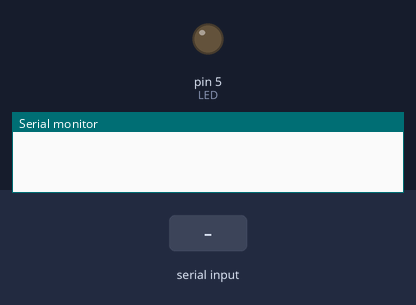
Bench run of a sketch on a simulated Arduino Uno, built with avr-gcc and run on an emulated ATmega328P. Shown: output pins drawn as LEDs (lit = HIGH), the last lines printed to the serial monitor. The test bench sets the inputs (shaded band).

Above: at 1.2 s.
1.3 s: "W" received over Serial
At 2.5 s:
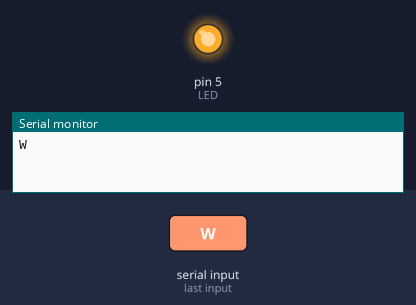
2.8 s: "w" received over Serial
At 3.8 s:
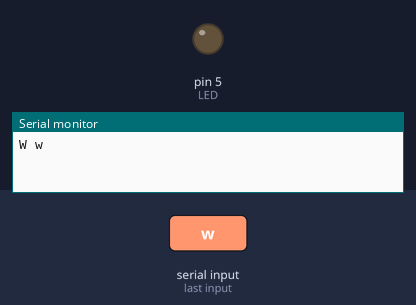
Timing chart, 0 to 5.8 s (numbered marks = the images above; inputs shaded):
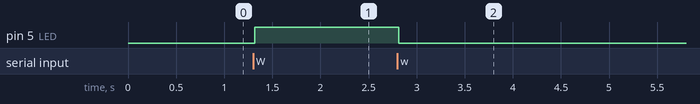

Measured:
- after the input at 1.3 s, pin 5 (LED): LOW → HIGH at once
- after the input at 2.8 s, pin 5 (LED): HIGH → LOW at once

The sketch:

bluetooth_led_cantrol.ino
```cpp
const int LED = 5;
char switchstate;

void setup()  {
Serial.begin(9600);

pinMode(LED,  OUTPUT);

}
void loop() {
while(Serial.available()>0){

switchstate = Serial.read();

Serial.print(switchstate);

Serial.print("\ ");

delay(15);

if(switchstate  == 'W'){
 digitalWrite(5, HIGH);

}
else if(switchstate == 'w'){
 digitalWrite(5, LOW);
}
}
}
```
